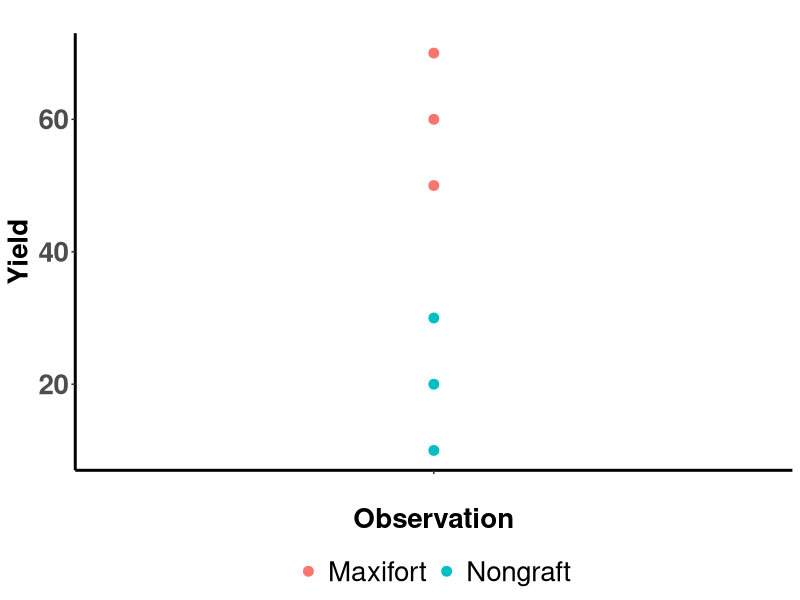
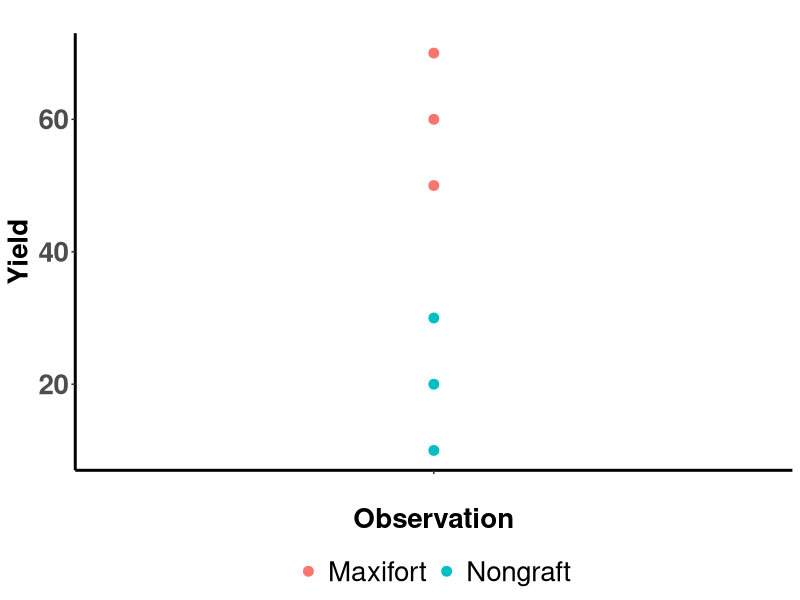

Recreate these plots in R, in order.
# Define the data
group_names <- c("Nongraft", "Maxifort")
observation_names <- c("OB1", "OB2", "OB3")
group1_values <- c(20, 30, 10)
group2_values <- c(60, 70, 50)

# Create the dataframe
df <- data.frame(
  Observation = rep(observation_names, 2),  # Repeat observation names for each group
  Value = c(group1_values, group2_values), # Combine values for both groups
  Treatment = rep(group_names, each = length(observation_names)) # Repeat treatment group names
)

# Display the dataframe
print(df)
library(tidyverse)

gg_all <- ggplot(df, aes(x = "", y = Value, color = Treatment)) +
  geom_point(size = 3) +
  labs(x = "Observation", y = "Yield", title = "") +
  theme_classic()+
  theme(axis.title = element_text(size=20, face="bold"),
        axis.text = element_text(size=20, face="bold"),
        axis.line = element_line(linewidth = 1),
        legend.title = element_blank(),
        legend.text = element_text(size = 20),
        legend.position = "bottom")
  
gg_all
ggsave("within_total_sum_of_squares.pdf", gg_all, height = 4, width = 4)

